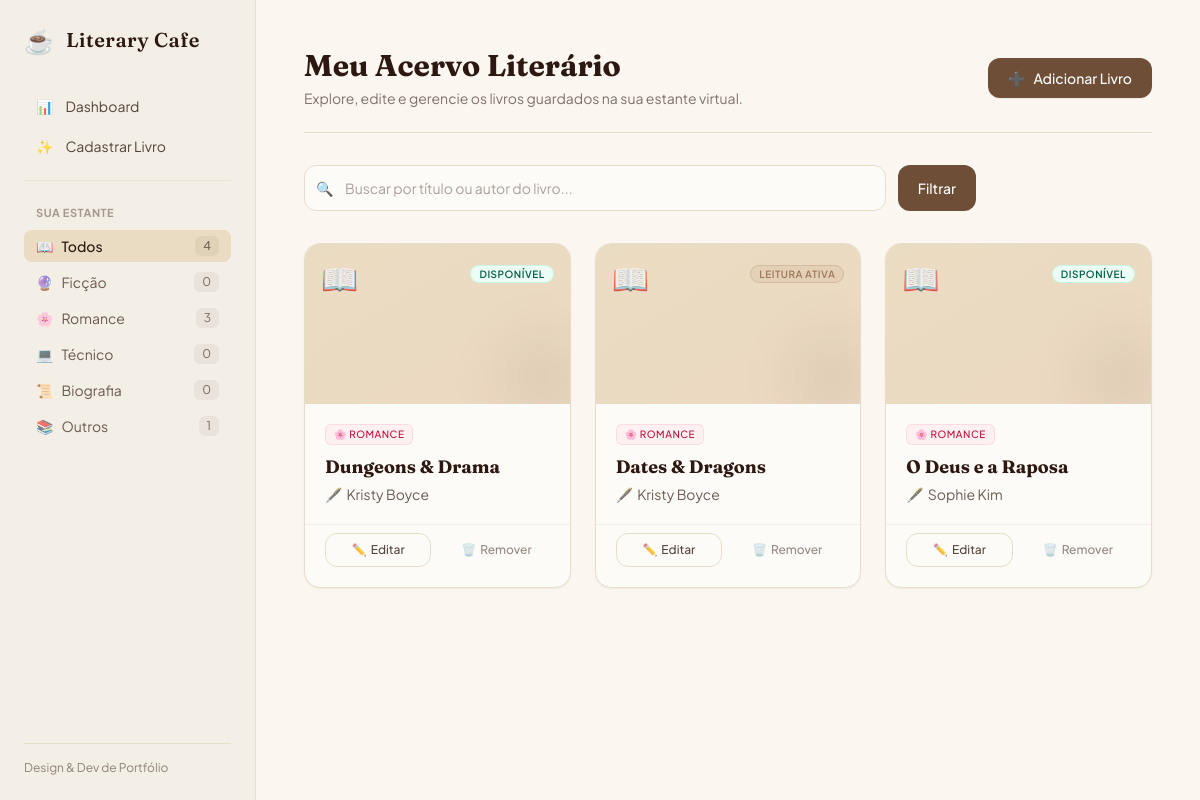
The page /livros/?cat=ROMANCE (signed in) on the database its author committed.
### livros/models.py (models this page shows, shortened)
class Livro(models.Model):
    CATEGORIA_CHOICES = [
        ('FICCAO', 'Ficção'),
        ('ROMANCE', 'Romance'),
        ('TECNICO', 'Técnico'),
        ('BIOGRAFIA', 'Biografia'),
        ('OUTROS', 'Outros'),
    ]
    titulo = models.CharField(max_length=100)
    autor = models.CharField(max_length=100)
    categoria = models.CharField(
        max_length=50,
        choices=CATEGORIA_CHOICES,
        default='OUTROS'
    )
    isbn = models.CharField(max_length=20)
    ano = models.IntegerField()
    quantidade = models.IntegerField(default=1)
    disponivel = models.BooleanField(default=True)
    emprestado_para = models.CharField(max_length=100, blank=True, null=True)
    data_emprestimo = models.DateField(blank=True, null=True)

### livros/views.py (the view)
@login_required
def lista_livros(request):
    termo_busca = request.GET.get('busca', '')
    categoria_filtrada = request.GET.get('cat', '')
    livros = Livro.objects.all()
    if termo_busca:
        livros = livros.filter(
            Q(titulo__icontains=termo_busca) | Q(autor__icontains=termo_busca)
        )
    if categoria_filtrada:
        livros = livros.filter(categoria=categoria_filtrada)
    contagem_categorias = {
        'FICCAO': Livro.objects.filter(categoria='FICCAO').count(),
        'ROMANCE': Livro.objects.filter(categoria='ROMANCE').count(),
        'TECNICO': Livro.objects.filter(categoria='TECNICO').count(),
        'BIOGRAFIA': Livro.objects.filter(categoria='BIOGRAFIA').count(),
        'OUTROS': Livro.objects.filter(categoria='OUTROS').count(),
        'TOTAL': Livro.objects.count(),
    }
    return render(
        request,
        'livros/lista.html',
        {
            'livros': livros,
            'termo_busca': termo_busca,
            'categoria_filtrada': categoria_filtrada,
            'contagem': contagem_categorias
        }
    )

### livros/templates/livros/lista.html (shortened to what this page needs)
<!DOCTYPE html>
<html lang="pt-BR">
<head>
    <script src="https://cdn.tailwindcss.com"></script>
</head>
<body class="font-sans-cozy min-h-screen flex">
    <aside class="w-64 bg-[#F4EFE6] border-r border-[#E6DEC9] p-6 flex flex-col justify-between hidden md:flex shrink-0">
        <div>
            <div class="flex items-center gap-3 mb-8">
                <span class="text-2xl">☕</span>
                <h1 class="font-serif-cozy text-xl font-semibold tracking-wide text-[#2C1810]">Literary Cafe</h1>
            </div>
            <nav class="space-y-1 mb-6 border-b border-[#E6DEC9]/60 pb-4">
                <a href="{% url 'home' %}" class="flex items-center gap-3 px-3 py-2 hover:bg-[#EADCC2]/50 rounded-lg text-[#2C1810]/80 hover:text-[#2C1810] transition-all text-sm">
                    <span>📊</span> Dashboard
                </a>
                <a href="{% url 'criar_livro' %}" class="flex items-center gap-3 px-3 py-2 hover:bg-[#EADCC2]/50 rounded-lg text-[#2C1810]/80 hover:text-[#2C1810] transition-all text-sm">
                    <span>✨</span> Cadastrar Livro
                </a>
            </nav>
            <div>
                <h2 class="text-[11px] font-bold uppercase tracking-wider text-[#2C1810]/40 px-3 mb-2">Sua Estante</h2>
                <nav class="space-y-1 text-sm">
                    <a href="{% url 'lista_livros' %}" class="flex items-center justify-between px-3 py-1.5 rounded-lg transition-all {% if not category_filtrada %}bg-[#EADCC2] text-[#2C1810] font-medium{% else %}text-[#2C1810]/70 hover:bg-[#EADCC2]/30{% endif %}">
                        <span class="flex items-center gap-2"><span>📖</span> Todos</span>
                        <span class="text-xs bg-[#2C1810]/5 px-2 py-0.5 rounded-md text-[#2C1810]/60">{{ contagem.TOTAL }}</span>
                    </a>
                    <a href="{% url 'lista_livros' %}?cat=FICCAO" class="flex items-center justify-between px-3 py-1.5 rounded-lg transition-all {% if category_filtrada == 'FICCAO' %}bg-[#EADCC2] text-[#2C1810] font-medium{% else %}text-[#2C1810]/70 hover:bg-[#EADCC2]/30{% endif %}">
                        <span class="flex items-center gap-2"><span>🔮</span> Ficção</span>
                        <span class="text-xs bg-[#2C1810]/5 px-2 py-0.5 rounded-md text-[#2C1810]/60">{{ contagem.FICCAO }}</span>
                    </a>
                    <a href="{% url 'lista_livros' %}?cat=ROMANCE" class="flex items-center justify-between px-3 py-1.5 rounded-lg transition-all {% if category_filtrada == 'ROMANCE' %}bg-[#EADCC2] text-[#2C1810] font-medium{% else %}text-[#2C1810]/70 hover:bg-[#EADCC2]/30{% endif %}">
                        <span class="flex items-center gap-2"><span>🌸</span> Romance</span>
                        <span class="text-xs bg-[#2C1810]/5 px-2 py-0.5 rounded-md text-[#2C1810]/60">{{ contagem.ROMANCE }}</span>
                    </a>
                    <a href="{% url 'lista_livros' %}?cat=TECNICO" class="flex items-center justify-between px-3 py-1.5 rounded-lg transition-all {% if category_filtrada == 'TECNICO' %}bg-[#EADCC2] text-[#2C1810] font-medium{% else %}text-[#2C1810]/70 hover:bg-[#EADCC2]/30{% endif %}">
                        <span class="flex items-center gap-2"><span>💻</span> Técnico</span>
                        <span class="text-xs bg-[#2C1810]/5 px-2 py-0.5 rounded-md text-[#2C1810]/60">{{ contagem.TECNICO }}</span>
                    </a>
                    <a href="{% url 'lista_livros' %}?cat=BIOGRAFIA" class="flex items-center justify-between px-3 py-1.5 rounded-lg transition-all {% if category_filtrada == 'BIOGRAFIA' %}bg-[#EADCC2] text-[#2C1810] font-medium{% else %}text-[#2C1810]/70 hover:bg-[#EADCC2]/30{% endif %}">
                        <span class="flex items-center gap-2"><span>📜</span> Biografia</span>
                        <span class="text-xs bg-[#2C1810]/5 px-2 py-0.5 rounded-md text-[#2C1810]/60">{{ contagem.BIOGRAFIA }}</span>
                    </a>
                    <a href="{% url 'lista_livros' %}?cat=OUTROS" class="flex items-center justify-between px-3 py-1.5 rounded-lg transition-all {% if category_filtrada == 'OUTROS' %}bg-[#EADCC2] text-[#2C1810] font-medium{% else %}text-[#2C1810]/70 hover:bg-[#EADCC2]/30{% endif %}">
                        <span class="flex items-center gap-2"><span>📚</span> Outros</span>
                        <span class="text-xs bg-[#2C1810]/5 px-2 py-0.5 rounded-md text-[#2C1810]/60">{{ contagem.OUTROS }}</span>
                    </a>
                </nav>
            </div>
        </div>
        <div class="text-xs text-[#2C1810]/50 border-t border-[#E6DEC9] pt-4">
            <p>Design & Dev de Portfólio</p>
        </div>
    </aside>
    <main class="flex-1 p-6 md:p-12 max-w-6xl mx-auto w-full">
        <header class="flex flex-col sm:flex-row sm:items-center sm:justify-between border-b border-[#E6DEC9] pb-6 mb-8 gap-4">
            <div>
                <h1 class="font-serif-cozy text-3xl font-bold text-[#2C1810]">Meu Acervo Literário</h1>
                <p class="text-[#2C1810]/60 text-sm mt-1">Explore, edite e gerencie os livros guardados na sua estante virtual.</p>
            </div>
            <a href="{% url 'criar_livro' %}" class="inline-flex items-center justify-center gap-2 px-5 py-2.5 bg-[#6F4E37] text-white font-medium rounded-xl shadow-sm hover:bg-[#2C1810] active:scale-[0.98] transition-all text-sm shrink-0">
                <span>➕</span> Adicionar Livro
            </a>
        </header>
        <section class="mb-8">
            <form method="GET" action="{% url 'lista_livros' %}" class="flex gap-3 max-w-2xl">
                <div class="relative flex-1">
                    <span class="absolute inset-y-0 left-0 flex items-center pl-3 text-sm">
                        🔍
                    </span>
                    <input type="text"
                           name="busca"
                           value="{{ termo_busca }}"
                           placeholder="Buscar por título ou autor do livro..."
                           class="w-full pl-10 pr-4 py-3 bg-[#FDFBF7] border border-[#E6DEC9] rounded-xl text-sm text-[#2C1810] placeholder-[#2C1810]/40 focus:outline-none focus:border-[#A0785A] transition-all">
                </div>
                <button type="submit"
                        class="px-5 py-3 bg-[#6F4E37] text-white text-sm font-medium rounded-xl hover:bg-[#2C1810] transition-all shrink-0">
                    Filtrar
                </button>
            </form>
        </section>
        <div class="grid grid-cols-1 sm:grid-cols-2 lg:grid-cols-3 gap-6">
            {% for livro in livros %}
            <div class="bg-[#FDFBF7] border border-[#E6DEC9] rounded-2xl overflow-hidden shadow-sm flex flex-col justify-between transition-all hover:shadow-md hover:-translate-y-1 group">
                <div>
                    <div class="h-40 bg-gradient-to-br from-[#EADCC2] to-[#D4A574]/40 p-4 flex flex-col justify-between relative overflow-hidden">
                        <span class="text-3xl opacity-80 group-hover:scale-110 transition-transform duration-300">📖</span>
                        <div class="absolute right-[-20px] bottom-[-20px] w-24 h-24 bg-[#2C1810]/5 rounded-full blur-xl"></div>
                        <div class="absolute top-4 right-4">
                            {% if livro.disponivel %}
                            <span class="text-[10px] font-semibold bg-emerald-50 text-emerald-800 border border-emerald-200/50 px-2 py-0.5 rounded-full uppercase tracking-wider">Disponível</span>
                            {% else %}
                            <span class="text-[10px] font-semibold bg-[#A0785A]/10 text-[#A0785A] border border-[#A0785A]/25 px-2 py-0.5 rounded-full uppercase tracking-wider">Leitura Ativa</span>
                            {% endif %}
                        </div>
                    </div>
                    <div class="p-5">
                        <div class="mb-2.5 flex flex-wrap gap-1">
                            {% if livro.categoria == 'FICCAO' %}
                                <span class="text-[10px] font-medium bg-purple-50 text-purple-700 border border-purple-200/60 px-2 py-0.5 rounded-md uppercase tracking-wider">🔮 Ficção</span>
                            {% elif livro.categoria == 'ROMANCE' %}
                                <span class="text-[10px] font-medium bg-rose-50 text-rose-700 border border-rose-200/60 px-2 py-0.5 rounded-md uppercase tracking-wider">🌸 Romance</span>
                            {% elif livro.categoria == 'TECNICO' %}
                                <span class="text-[10px] font-medium bg-sky-50 text-sky-700 border border-sky-200/60 px-2 py-0.5 rounded-md uppercase tracking-wider">💻 Técnico</span>
                            {% elif livro.categoria == 'BIOGRAFIA' %}
                                <span class="text-[10px] font-medium bg-amber-50 text-amber-800 border border-amber-200/60 px-2 py-0.5 rounded-md uppercase tracking-wider">📜 Biografia</span>
                            {% else %}
                                <span class="text-[10px] font-medium bg-[#F4EFE6] text-[#2C1810]/60 border border-[#E6DEC9] px-2 py-0.5 rounded-md uppercase tracking-wider">📚 Outros</span>
                            {% endif %}
                        </div>
                        <h3 class="font-serif-cozy text-lg font-bold text-[#2C1810] leading-snug group-hover:text-[#6F4E37] transition-colors line-clamp-1">
                            {{ livro.titulo }}
                        </h3>
                        <p class="text-sm text-[#2C1810]/70 mt-1 flex items-center gap-1">
                            <span>🖋️</span> {{ livro.autor }}
                        </p>
                    </div>
                </div>
                <div class="px-5 pb-5 pt-2 border-t border-[#E6DEC9]/40 flex gap-3">
                    <a href="{% url 'editar_livro' livro.pk %}" class="flex-1 text-center py-2 bg-transparent hover:bg-[#F4EFE6] border border-[#E6DEC9] text-[#2C1810]/80 hover:text-[#2C1810] font-medium rounded-xl text-xs transition-all flex items-center justify-center gap-1">
                        <span>✏️</span> Editar
                    </a>
                    <a href="{% url 'excluir_livro' livro.pk %}" class="flex-1 text-center py-2 bg-transparent hover:bg-red-50 hover:text-red-700 border border-transparent hover:border-red-200 text-[#2C1810]/50 font-medium rounded-xl text-xs transition-all flex items-center justify-center gap-1">
                        <span>🗑️</span> Remover
                    </a>
                </div>
            </div>
            {% endfor %}
        </div>
    </main>
</body>
</html>

### livros/templates/livros/lista.html (style rules this page uses)
.font-serif-cozy { font-family: 'Fraunces', serif; }
.font-sans-cozy { font-family: 'Plus Jakarta Sans', sans-serif; }
body { background-color: #FBF7F0; color: #2C1810; }

### rows shown on the page
Livro: disponivel "DISPONÍVEL", categoria "🌸 ROMANCE", titulo "Dungeons & Drama", autor "Kristy Boyce"
Livro: disponivel "LEITURA ATIVA", categoria "🌸 ROMANCE", titulo "Dates & Dragons", autor "Kristy Boyce"
Livro: disponivel "DISPONÍVEL", categoria "🌸 ROMANCE", titulo "O Deus e a Raposa", autor "Sophie Kim"

### other values the page prints
{{ contagem.TOTAL }} "4"
{{ contagem.FICCAO }} "0"
{{ contagem.ROMANCE }} "3"
{{ contagem.TECNICO }} "0"
{{ contagem.BIOGRAFIA }} "0"
{{ contagem.OUTROS }} "1"
